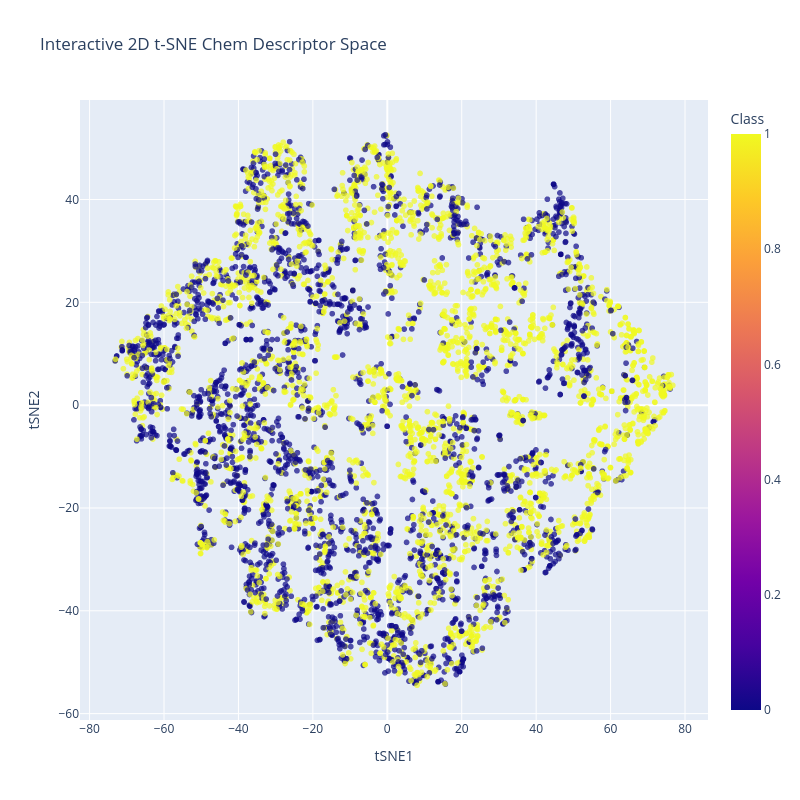

Notebook source saved alongside this figure:
### Markdown cell above
### t-SNE: Local chemical similarity

### Code cell
df_tsne_plot = pd.DataFrame({
    "tSNE1" : X_tsne[:,0],
    "tSNE2": X_tsne[:,1],
    "Class": y_true,
})

fig = px.scatter(
    df_tsne_plot,
    x = "tSNE1",
    y = "tSNE2",
    color = "Class",
    opacity=0.7,
    title = "Interactive 2D t-SNE Chem Descriptor Space",
    )


fig.update_layout(
    width=800,
    height=800
)

fig.show()

### Figure 1 — Plotly figure (JSON) as saved in the notebook; plotly's stock layout.template omitted (floating-point values rounded to 4 significant figures; data arrays with more than 128 entries replaced by an {"elided": "..."} marker saying what was removed)
{"data": [{"hovertemplate": "tSNE1=%{x}<br>tSNE2=%{y}<br>Class=%{marker.color}<extra></extra>", "legendgroup": "", "marker": {"color": {"elided": "5758 int values"}, "coloraxis": "coloraxis", "opacity": 0.7, "symbol": "circle"}, "mode": "markers", "name": "", "showlegend": false, "type": "scattergl", "x": {"elided": "5758 float values"}, "xaxis": "x", "y": {"elided": "5758 float values"}, "yaxis": "y"}], "layout": {"coloraxis": {"colorbar": {"title": {"text": "Class"}}, "colorscale": [[0, "#0d0887"], [0.1111, "#46039f"], [0.2222, "#7201a8"], [0.3333, "#9c179e"], [0.4444, "#bd3786"], [0.5556, "#d8576b"], [0.6667, "#ed7953"], [0.7778, "#fb9f3a"], [0.8889, "#fdca26"], [1, "#f0f921"]]}, "height": 800, "legend": {"tracegroupgap": 0}, "title": {"text": "Interactive 2D t-SNE Chem Descriptor Space"}, "width": 800, "xaxis": {"anchor": "y", "domain": [0, 1], "title": {"text": "tSNE1"}}, "yaxis": {"anchor": "x", "domain": [0, 1], "title": {"text": "tSNE2"}}}}
